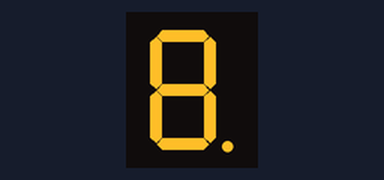
Simulated run of this sketch. Board: Arduino Uno, built with avr-gcc and run on an emulated ATmega328P. Shown: 1-digit seven-segment display. Wiring (inferred from the names in the program): 1-digit 7-segment display, segments lit when LOW: segments pin 2, pin 3, pin 4, pin 5, pin 6, pin 7, pin 8, pin 9. The segment pins are drawn as the display they are named for.

Above: at 0.1 s.
At 6.7 s:
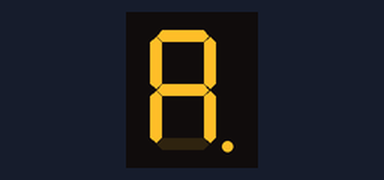
At 7.9 s:
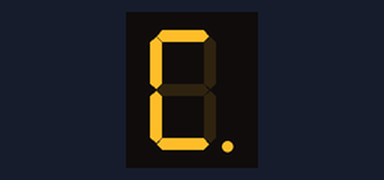
At 8.5 s:
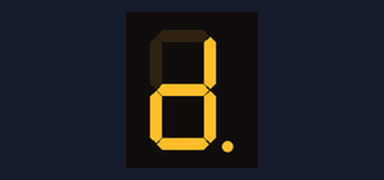
At 9.1 s:
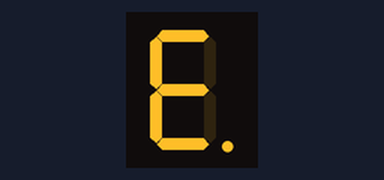
At 9.7 s:
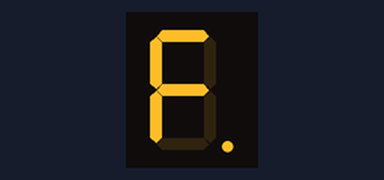

The sketch:

clock_1_digito.ino
```cpp
byte seven_seg_digits[16][7] = {
 { 0,0,0,0,0,0,1 },  //DIGITO 0
 { 1,0,0,1,1,1,1 },  //DIGITO 1
 { 0,0,1,0,0,1,0 },  //DIGITO 2
 { 0,0,0,0,1,1,0 },  //DIGITO 3
 { 1,0,0,1,1,0,0 },  //DIGITO 4
 { 0,1,0,0,1,0,0 },  //DIGITO 5
 { 0,1,0,0,0,0,0 },  //DIGITO 6
 { 0,0,0,1,1,1,1 },  //DIGITO 7
 { 0,0,0,0,0,0,0 },  //DIGITO 8
 { 0,0,0,1,1,0,0 },  //DIGITO 9
 { 0,0,0,1,0,0,0 },  //DIGITO A
 { 1,1,0,0,0,0,0 },  //DIGITO B
 { 0,1,1,0,0,0,1 },  //DIGITO C
 { 1,0,0,0,0,1,0 },  //DIGITO D
 { 0,1,1,0,0,0,0 },  //DIGITO E
 { 0,1,1,1,0,0,0 }   //DIGITO F
};
void setup(){
  pinMode(2, OUTPUT); //PINO 2 -> SEGMENTO A
  pinMode(3, OUTPUT); //PINO 3 -> SEGMENTO B
  pinMode(4, OUTPUT); //PINO 4 -> SEGMENTO C
  pinMode(5, OUTPUT); //PINO 5 -> SEGMENTO D
  pinMode(6, OUTPUT); //PINO 6 -> SEGMENTO E
  pinMode(7, OUTPUT); //PINO 7 -> SEGMENTO F
  pinMode(8, OUTPUT); //PINO 8 -> SEGMENTO G
  pinMode(9, OUTPUT); //PINO 9 -> SEGMENTO PONTO
  ligaPonto(0);
}
void ligaPonto(byte dot){  //FUNÇÃO QUE ACIONA O PONTO DO DISPLAY
  digitalWrite(9, dot);
}
void ligaSegmentosDisplay(byte digit){ //FUNÇÃO QUE ACIONA O DISPLAY
  byte pino = 2;

  for (byte contadorSegmentos = 0; contadorSegmentos < 7; ++contadorSegmentos){ //PARA "contadorSegmentos"
    //IGUAL A 0, ENQUANTO "contadorSegmentos" MENOR QUE 7, INCREMENTA "contadorSegmentos"
    digitalWrite(pino, seven_seg_digits[digit][contadorSegmentos]); //PERCORRE O ARRAY E LIGA OS
    //SEGMENTOS CORRESPONDENTES AO DIGITO
    ++pino; //INCREMENTA "pino"
  }
    ligaPonto(1); //LIGA O PONTO DO DISPLAY
    delay(100); //INTERVALO DE 100 MILISSEGUNDOS
    ligaPonto(0); //DESLIGA O PONTO DO DISPLAY
}
//MÉTODO RESPONSÁVEL PELA CONTAGEM DE 0 A 9 E CONTAGEM DE "A" ATÉ "F" (NA CONTAGEM HEXADECIMAL "A"=10
// "B"=11 / "C"=12 / "D"=13 / "E"=14 / "F"=15)
void loop() {
  for (byte contador = 0; contador < 16; contador++){ //PARA "contador"
    //IGUAL A 0, ENQUANTO "contador" MENOR QUE 16, INCREMENTA "contador"
     delay(500); //INTERVALO DE 500 MILISSEGUNDOS
     ligaSegmentosDisplay(contador); //FAZ A CONTAGEM
  }
  delay(2000); //INTERVALO DE 2 SEGUNDOS
}
```

Measured:
- by itself, everything shown: repeats every 11.6 s, in 32 steps
- what the display in image 1 shows lasts 0.5 s, from 6.6 s to 7.1 s
- what the display in image 5 shows lasts 2.5 s, from 9.6 s to 12.1 s
